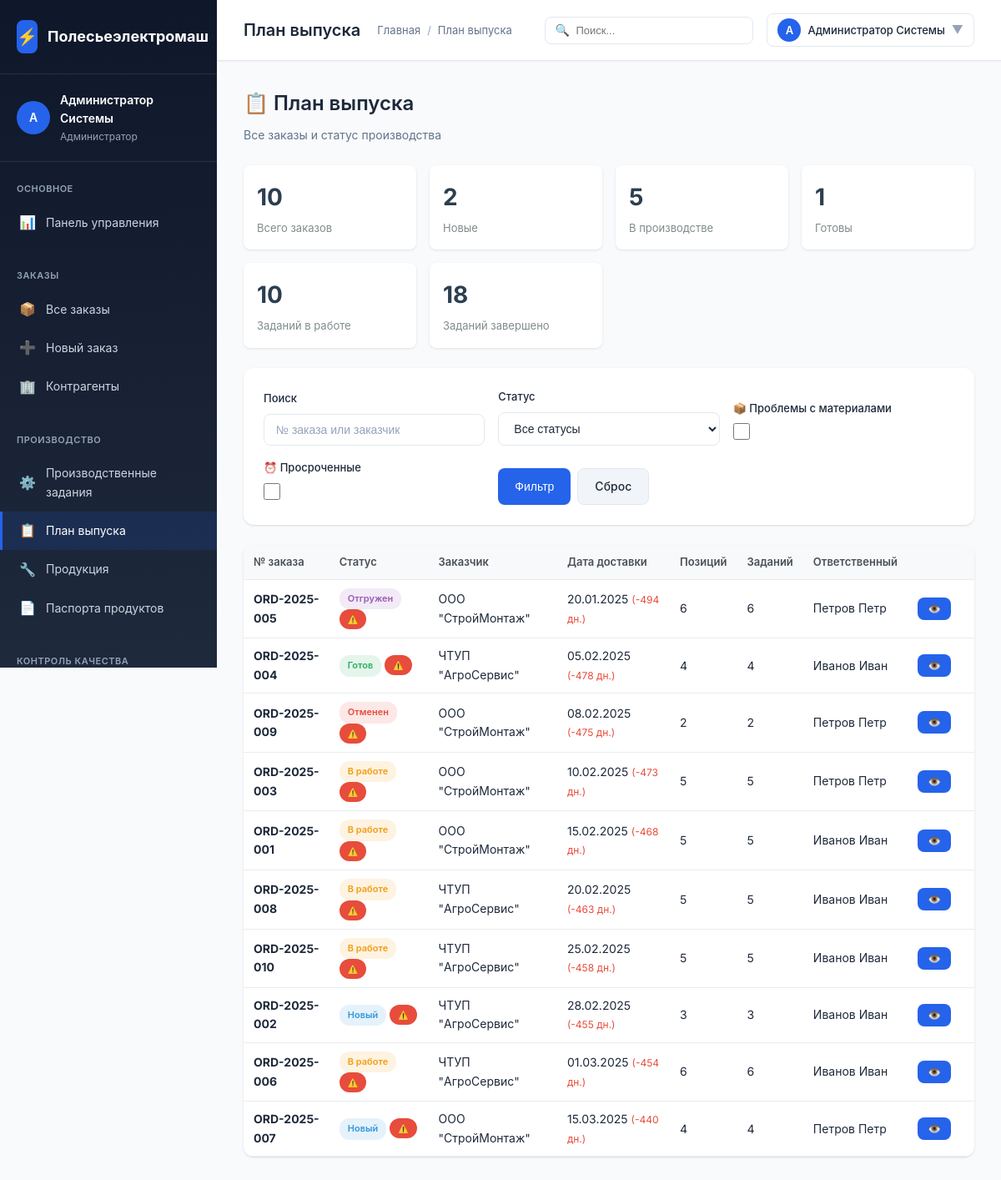
The app's page /polesie/modules/production/plan.php (signed in), older data.
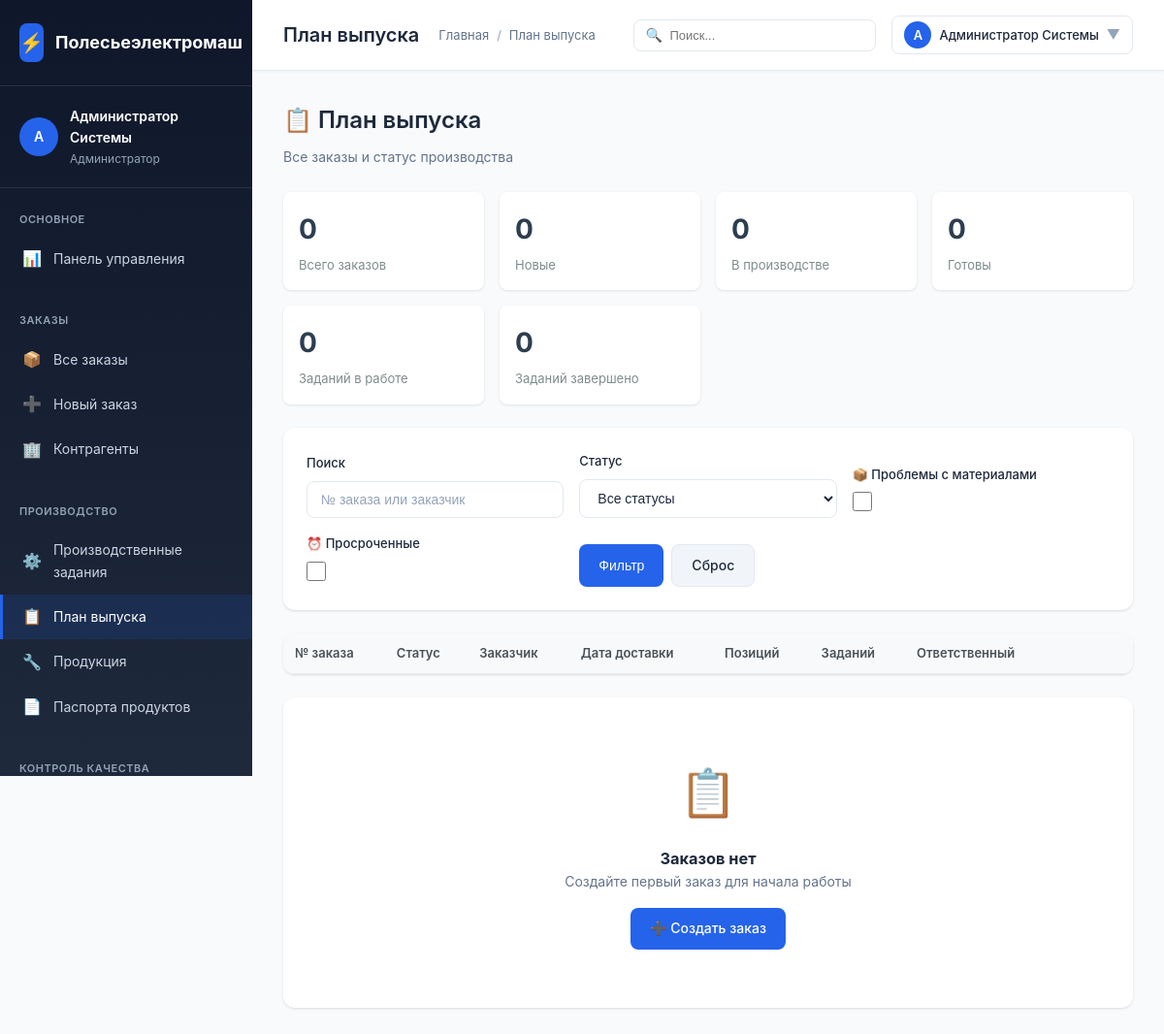
The same page, newer data.
### tables this page shows
CREATE TABLE `users` (
  `id` INT AUTO_INCREMENT PRIMARY KEY,
  `username` VARCHAR(50) NOT NULL UNIQUE,
  `password_hash` VARCHAR(255) NOT NULL,
  `full_name` VARCHAR(100) NOT NULL,
  `email` VARCHAR(100),
  `role_id` INT,
  `is_active` BOOLEAN DEFAULT TRUE,
  `created_at` TIMESTAMP DEFAULT CURRENT_TIMESTAMP,
  CONSTRAINT `fk_users_role` FOREIGN KEY (`role_id`) REFERENCES `user_roles`(`id`) ON DELETE SET NULL
);

CREATE TABLE `user_roles` (
  `id` INT AUTO_INCREMENT PRIMARY KEY,
  `name` VARCHAR(100) NOT NULL,
  `code` VARCHAR(50) NOT NULL UNIQUE,
  `description` TEXT,
  `permissions` JSON
);

CREATE TABLE `orders` (
  `id` INT AUTO_INCREMENT PRIMARY KEY,
  `order_number` VARCHAR(50) NOT NULL UNIQUE,
  `customer_id` INT,
  `responsible_user_id` INT,
  `status` ENUM('new', 'processing', 'ready', 'shipped', 'cancelled') DEFAULT 'new',
  `order_date` DATE NOT NULL,
  `delivery_date` DATE,
  `total_amount` DECIMAL(15,2),
  `notes` TEXT,
  `created_at` TIMESTAMP DEFAULT CURRENT_TIMESTAMP,
  `updated_at` TIMESTAMP DEFAULT CURRENT_TIMESTAMP ON UPDATE CURRENT_TIMESTAMP,
  CONSTRAINT `fk_order_customer` FOREIGN KEY (`customer_id`) REFERENCES `contractors`(`id`) ON DELETE SET NULL,
  CONSTRAINT `fk_order_responsible` FOREIGN KEY (`responsible_user_id`) REFERENCES `users`(`id`) ON DELETE SET NULL
);

CREATE TABLE `contractors` (
  `id` INT AUTO_INCREMENT PRIMARY KEY,
  `name` VARCHAR(200) NOT NULL,
  `inn` VARCHAR(20) UNIQUE,
  `type` ENUM('supplier', 'customer', 'both') DEFAULT 'both',
  `contact_person` VARCHAR(100),
  `phone` VARCHAR(50),
  `email` VARCHAR(100),
  `address` TEXT,
  `created_at` TIMESTAMP DEFAULT CURRENT_TIMESTAMP
);

### polesie/config/config.php (called while the page is built, shortened)
<?php
function getDbConnection() {
    static $pdo = null;
    if ($pdo === null) {
        try {
            $dsn = "mysql:host=" . DB_HOST . ";dbname=" . DB_NAME . ";charset=" . DB_CHARSET;
            $options = [
                PDO::ATTR_ERRMODE => PDO::ERRMODE_EXCEPTION,
                PDO::ATTR_DEFAULT_FETCH_MODE => PDO::FETCH_ASSOC,
                PDO::ATTR_EMULATE_PREPARES => false,
            ];
            $pdo = new PDO($dsn, DB_USER, DB_PASS, $options);
        } catch (PDOException $e) {
            die("Ошибка подключения к базе данных: " . $e->getMessage());
        }
    }
    return $pdo;
}
function e($string) {
    return htmlspecialchars($string ?? '', ENT_QUOTES, 'UTF-8');
}
function getCurrentUser() {
    static $user = null;
    if ($user === null) {
        $pdo = getDbConnection();
        $stmt = $pdo->prepare("
            SELECT u.*, r.code as role_code, r.name as role_name
            FROM users u
            JOIN user_roles r ON u.role_id = r.id
            WHERE u.id = ? AND u.is_active = TRUE
        ");
        $stmt->execute([$_SESSION['user_id']]);
        $user = $stmt->fetch();
    }
    return $user;
}
function formatDate($date, $format = 'd.m.Y') {
    $dt = new DateTime($date);
    return $dt->format($format);
}
function asset($path) {
    $path = ltrim($path, '/');
    return APP_URL . '/' . $path;
}

### polesie/modules/production/plan.php (the view, shortened to what the rows shown need)
<?php
require_once __DIR__ . '/../../config/config.php';
$user = getCurrentUser();
$pdo = getDbConnection();
$pageTitle = 'План выпуска';
$materialIssueFilter = isset($_GET['material_issues']) ? true : false;
$overdueFilter = isset($_GET['overdue']) ? true : false;
$whereConditions = [];
$params = [];
$whereClause = !empty($whereConditions) ? "WHERE " . implode(" AND ", $whereConditions) : "";
$ordersQuery = "
    SELECT o.*, c.name as contractor_name, u.full_name as responsible_name,
        CASE o.status
            WHEN 'new' THEN 'Новый'
            WHEN 'processing' THEN 'В работе'
            WHEN 'ready' THEN 'Готов'
            WHEN 'shipped' THEN 'Отгружен'
            WHEN 'cancelled' THEN 'Отменен'
            ELSE o.status
        END as status_name,
        CASE o.status
            WHEN 'new' THEN '#3498db'
            WHEN 'processing' THEN '#f39c12'
            WHEN 'ready' THEN '#27ae60'
            WHEN 'shipped' THEN '#9b59b6'
            WHEN 'cancelled' THEN '#e74c3c'
            ELSE '#95a5a6'
        END as status_color,
        DATEDIFF(o.delivery_date, CURDATE()) as days_until_delivery,
        (SELECT COUNT(*) FROM order_items WHERE order_id = o.id) as items_count,
        (SELECT COUNT(*) FROM production_tasks WHERE order_id = o.id) as tasks_count,
        (SELECT GROUP_CONCAT(DISTINCT pt.status SEPARATOR ',') FROM production_tasks pt WHERE pt.order_id = o.id) as tasks_statuses
    FROM orders o
    LEFT JOIN contractors c ON o.customer_id = c.id
    LEFT JOIN users u ON o.responsible_user_id = u.id
    $whereClause
    ORDER BY
        CASE WHEN o.delivery_date < CURDATE() THEN 0 ELSE 1 END,
        o.delivery_date ASC,
        o.created_at DESC
";
$stmt = $pdo->prepare($ordersQuery);
$stmt->execute($params);
$allOrders = $stmt->fetchAll();
$orders = [];
foreach ($allOrders as $order) {
    $orders[] = $order;
}
if (!$materialIssueFilter && !$overdueFilter) {
    $orders = $allOrders;
}
?>
<!DOCTYPE html>
<html lang="ru">
<head>
    <link rel="stylesheet" href="<?= asset('assets/css/style.css') ?>">
</head>
<body>
    <div class="app-container">
        <?php require_once BASE_PATH . '/includes/sidebar.php'; ?>
        <div class="main-content">
            <?php require_once BASE_PATH . '/includes/topbar.php'; ?>
            <div class="content-area">
                <div class="plan-header">
                    <h2 style="font-size: 24px; font-weight: 600; margin-bottom: 8px;">📋 План выпуска</h2>
                </div>
                <div class="card" style="margin-bottom: 24px;">
                    <div class="card-body" style="padding: 0;">
                        <table class="items-table" style="margin: 0;">
                            <thead>
                                <tr>
                                    <th>№ заказа</th>
                                    <th>Статус</th>
                                    <th>Заказчик</th>
                                    <th>Дата доставки</th>
                                    <th>Позиций</th>
                                    <th>Заданий</th>
                                    <th>Ответственный</th>
                                    <th style="width: 80px;"></th>
                                </tr>
                            </thead>
                            <tbody>
                                <?php foreach ($orders as $order):
                                    $isOverdue = isset($order['days_until_delivery']) && $order['days_until_delivery'] < 0;
                                    $hasMaterialIssues = isset($order['material_shortages']) && $order['material_shortages'] > 0;
                                ?>
                                <tr style="cursor: pointer;" onclick="openOrderDetailModal('<?= $order['id'] ?>')"
                                    class="<?= $isOverdue ? 'row-overdue' : '' ?> <?= $hasMaterialIssues ? 'row-material-issue' : '' ?>">
                                    <td><strong><?= e($order['order_number']) ?></strong></td>
                                    <td>
                                        <span class="badge" style="background: <?= e($order['status_color']) ?>20; color: <?= e($order['status_color']) ?>">
                                            <?= e($order['status_name']) ?>
                                        </span>
                                        <?php if ($isOverdue): ?>
                                            <span class="badge" style="background: #e74c3c; color: white; font-size: 10px;">⚠️</span>
                                        <?php endif; ?>
                                    </td>
                                    <td><?= e($order['contractor_name'] ?? '—') ?></td>
                                    <td>
                                        <?php if ($order['delivery_date']): ?>
                                            <?= formatDate($order['delivery_date']) ?>
                                            <span style="color: <?= $order['days_until_delivery'] < 0 ? '#e74c3c' : ($order['days_until_delivery'] <= 3 ? '#f39c12' : '#27ae60') ?>; font-size: 12px;">
                                                (<?= $order['days_until_delivery'] ?> дн.)
                                            </span>
                                        <?php else: ?>
                                            —
                                        <?php endif; ?>
                                    </td>
                                    <td><?= $order['items_count'] ?? 0 ?></td>
                                    <td><?= $order['tasks_count'] ?? 0 ?></td>
                                    <td><?= e($order['responsible_name'] ?? '—') ?></td>
                                    <td onclick="event.stopPropagation();">
                                        <button class="btn btn-sm btn-primary" onclick="openOrderDetailModal('<?= $order['id'] ?>')">👁️</button>
                                    </td>
                                </tr>
                                <?php endforeach; ?>
                            </tbody>
                        </table>
                    </div>
                </div>
            </div>
        </div>
    </div>
</body>
</html>

### polesie/includes/sidebar.php (shortened to what the rows shown need)
<div class="sidebar">
    <div class="sidebar-user">
        <div class="sidebar-user-info">
            <div class="sidebar-user-avatar">
                <?= mb_substr($user['full_name'], 0, 1) ?>
            </div>
            <div class="sidebar-user-details">
                <div class="sidebar-user-name"><?= e($user['full_name']) ?></div>
                <div class="sidebar-user-role"><?= e($user['role_name']) ?></div>
            </div>
        </div>
    </div>
</div>

### polesie/includes/topbar.php (shortened to what the rows shown need)
<div class="topbar">
    <div class="topbar-left">
        <h1 class="topbar-title"><?= e($pageTitle) ?></h1>
    </div>
    <div class="topbar-right">
        <div style="position: relative;">
            <div class="topbar-action" onclick="toggleProfileMenu()" style="width: auto; padding: 8px 12px; gap: 8px;">
                <div style="width: 28px; height: 28px; background: var(--primary-color); border-radius: 50%; display: flex; align-items: center; justify-content: center; color: white; font-size: 13px; font-weight: 600;">
                    <?= mb_substr($user['full_name'], 0, 1) ?>
                </div>
                <span style="font-size: 13px; font-weight: 500;"><?= e($user['full_name']) ?></span>
                <span style="color: var(--text-muted);">▼</span>
            </div>
        </div>
    </div>
</div>

Row changes from the older to the newer data that the page shows:
removed orders: order_number "ORD-2025-005", status_name "Отгружен", customer.name "ООО \"СтройМонтаж\"", delivery_date "20.01.2025", days_until_delivery "-494", items_count "6", tasks_count "6", responsible_user.full_name "Петров Петр"
removed orders: order_number "ORD-2025-004", status_name "Готов", customer.name "ЧТУП \"АгроСервис\"", delivery_date "05.02.2025", days_until_delivery "-478", items_count "4", tasks_count "4", responsible_user.full_name "Иванов Иван"
removed orders: order_number "ORD-2025-009", status_name "Отменен", customer.name "ООО \"СтройМонтаж\"", delivery_date "08.02.2025", days_until_delivery "-475", items_count "2", tasks_count "2", responsible_user.full_name "Петров Петр"
removed orders: order_number "ORD-2025-003", status_name "В работе", customer.name "ООО \"СтройМонтаж\"", delivery_date "10.02.2025", days_until_delivery "-473", items_count "5", tasks_count "5", responsible_user.full_name "Петров Петр"
removed orders: order_number "ORD-2025-001", status_name "В работе", customer.name "ООО \"СтройМонтаж\"", delivery_date "15.02.2025", days_until_delivery "-468", items_count "5", tasks_count "5", responsible_user.full_name "Иванов Иван"
removed orders: order_number "ORD-2025-008", status_name "В работе", customer.name "ЧТУП \"АгроСервис\"", delivery_date "20.02.2025", days_until_delivery "-463", items_count "5", tasks_count "5", responsible_user.full_name "Иванов Иван"
removed orders: order_number "ORD-2025-010", status_name "В работе", customer.name "ЧТУП \"АгроСервис\"", delivery_date "25.02.2025", days_until_delivery "-458", items_count "5", tasks_count "5", responsible_user.full_name "Иванов Иван"
removed orders: order_number "ORD-2025-002", status_name "Новый", customer.name "ЧТУП \"АгроСервис\"", delivery_date "28.02.2025", days_until_delivery "-455", items_count "3", tasks_count "3", responsible_user.full_name "Иванов Иван"
removed orders: order_number "ORD-2025-006", status_name "В работе", customer.name "ЧТУП \"АгроСервис\"", delivery_date "01.03.2025", days_until_delivery "-454", items_count "6", tasks_count "6", responsible_user.full_name "Иванов Иван"
removed orders: order_number "ORD-2025-007", status_name "Новый", customer.name "ООО \"СтройМонтаж\"", delivery_date "15.03.2025", days_until_delivery "-440", items_count "4", tasks_count "4", responsible_user.full_name "Петров Петр"
Text that changed along with them:
$stats['total_orders']: "10" → "0"
$stats['new_orders']: "2" → "0"
$stats['in_production']: "5" → "0"
$stats['ready']: "1" → "0"
$stats['tasks_in_progress']: "10" → "0"
$stats['tasks_completed']: "18" → "0"
text now shown: "📋 Заказов нет Создайте первый заказ для начала работы ➕ Создать заказ"
